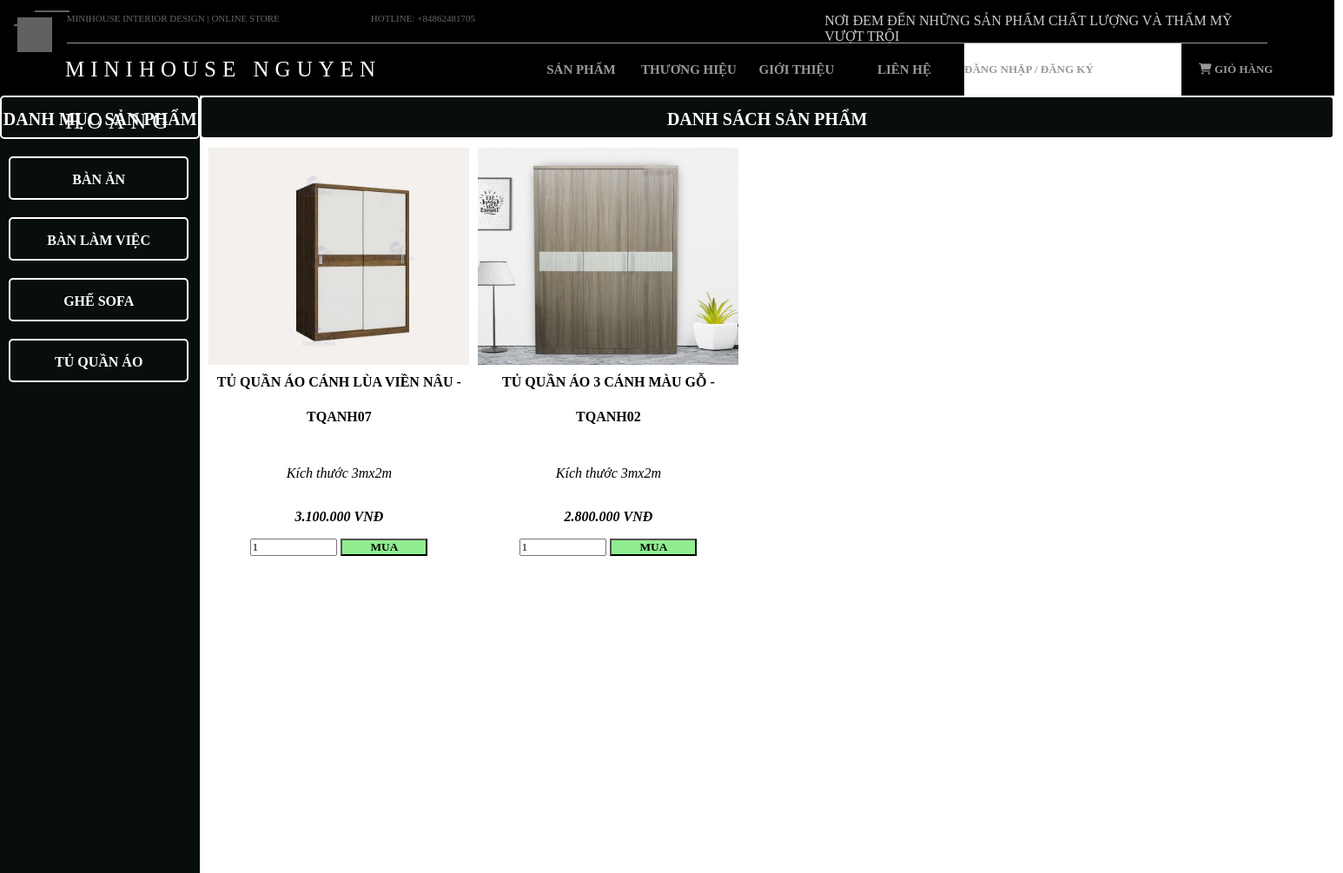
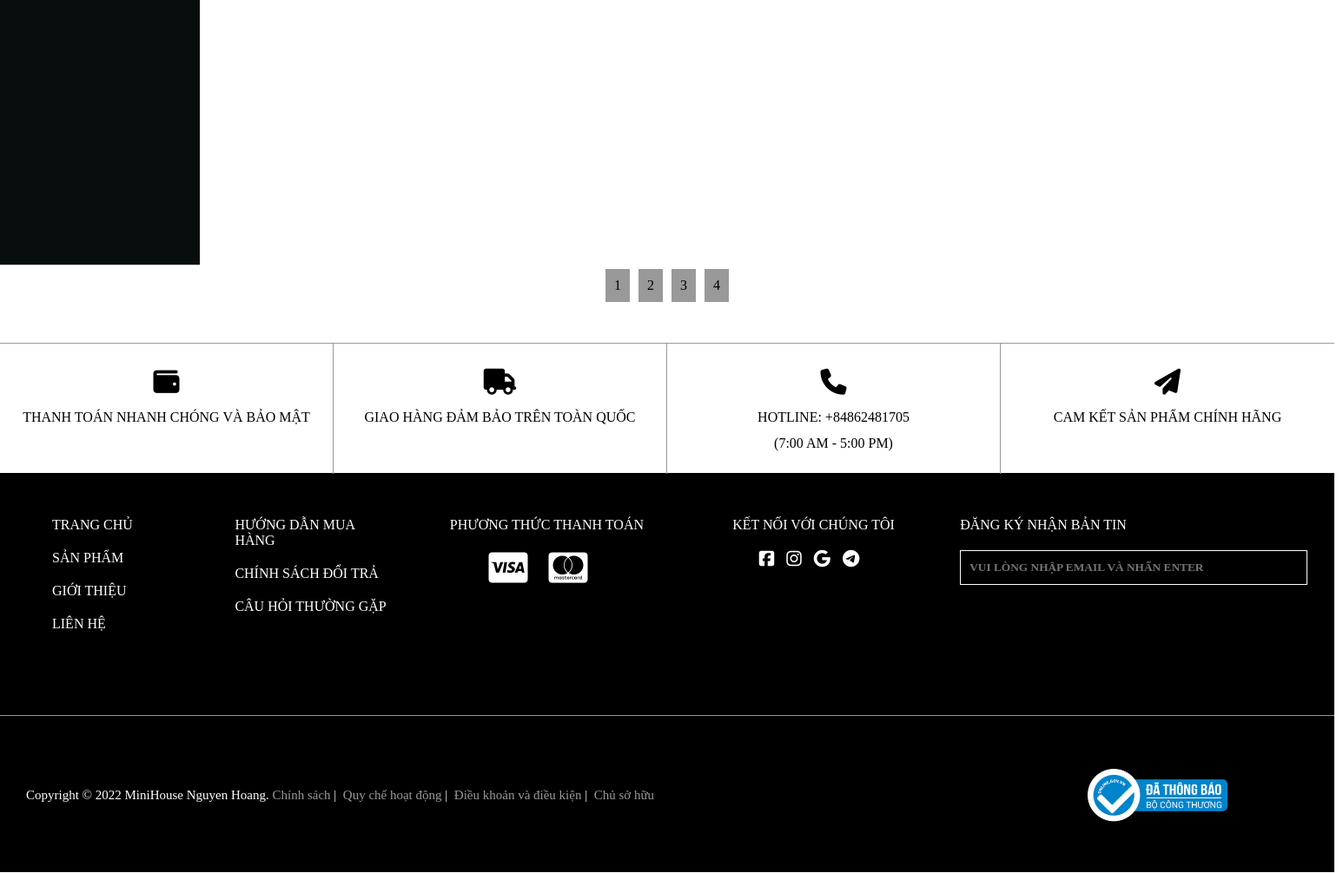
The page /Source/pd_main.php?page=4 on the database its author committed (2 pictures, top to bottom).
### tables this page shows
CREATE TABLE IF NOT EXISTS `danhmuc` (
  `madanhmuc` varchar(100) NOT NULL,
  `tendanhmuc` varchar(255) NOT NULL,
  PRIMARY KEY (`madanhmuc`)
);

CREATE TABLE IF NOT EXISTS `sanpham` (
  `masp` varchar(100) NOT NULL,
  `tensp` varchar(255) NOT NULL,
  `hinhanh` varchar(100) NOT NULL,
  `giatien` float NOT NULL,
  `mota` varchar(255) NOT NULL,
  `xuatxu` varchar(255) NOT NULL,
  `madm_fk` varchar(100) DEFAULT NULL,
  `manv_fk` varchar(100) DEFAULT NULL,
  `makho_fk` varchar(100) DEFAULT NULL,
  PRIMARY KEY (`masp`)
);

### controller/clsMain.php (the view, shortened to what this page needs)
<?php
    class Main {
        function connect(){
            $con = mysqli_connect("localhost", "nguyenhoang", "10897105", "minihouse-website");
            if(!$con){
                die("Không thể kết nối tới cơ sở dữ liệu!");
                exit();
            }
            else {
                mysqli_set_charset($con, "utf8");
                return $con;
            }
        }
        function loadCategory($sql){
            $link = $this->connect();
            $result = mysqli_query($link,$sql);
            $i = mysqli_num_rows($result);
            if($i>0){
                while($row=mysqli_fetch_array($result)){
                    $madm = $row['madanhmuc'];
                    $tendm = $row['tendanhmuc'];
                    echo '<div class="cate-list-item"><a style="color: #fff; text-decoration: none;" href="pd_main.php?madm='.$madm.'">'.$tendm.'</a></div>';
                }
            }
            else {
                echo 'Không có dữ liệu!';
            }
        }
        function loadProduct($sql){
            $link = $this->connect();
            $result = mysqli_query($link,$sql);
            $i = mysqli_num_rows($result);
            if($i>0){
                while($row=mysqli_fetch_array($result)){
                    $tensp = $row['tensp'];
                    $giatien = $row['giatien'];
                    $mota = $row['mota'];
                    $hinhanh = $row['hinhanh'];
                    echo '
                    <div class="pd-item">
                        <div class="pd-img"><img src="../img/img_products/'.$hinhanh.'" alt="" height="250px" width="300px"></div>
                        <div class="pd-name">'.$tensp.'</div>
                        <div class="pd-description">'.$mota.'</div>
                        <div class="pd-price">'.number_format($giatien,0," ",".").' VNĐ</div>
                        <div align="center">
                            <form action="cart.php" method="post">
                                <input type="hidden" name="pd_name" value="'.$tensp.'">
                                <input type="hidden" name="pd_img" value="'.$hinhanh.'">
                                <input type="hidden" name="pd_price" value="'.$giatien.'">
                                <input type="hidden" name="pd_description" value="'.$mota.'">
                                <input type="number" name="pd_quantity" style="width: 100px;" value="1">
                                <input type="submit" name="btn-buy" style="width: 100px; font-weight:bold;background-color:lightgreen;cursor:pointer;" value="MUA">
                                </form>
                        </div>
                    </div>';
                }
            }
            else {
                echo 'Không có dữ liệu!';
            }
        }
    }
?>

### css/pd_main.css (style rules this page uses)
:root { --background: #000; --color: #fff; --primary-font: Fira sans; }
* { box-sizing: border-box; padding: 0; margin: 0; font-family: Fira sans; }
.cate-list-item { width: 90%; height: 50px; border: 2px solid #fff; border-radius: 5px; line-height: 50px; margin-left: 10px; margin-top: 20px; }
.pd-item { width: 300px; height: 500px; margin-left: 10px; margin-top: 10px; float: left; }
.pd-img { width: 300px; height: 250px; }
.pd-name { width: 300px; height: 100px; text-align: center; line-height: 40px; font-weight: bold; }
.pd-description { width: 300px; height: 50px; text-align: center; font-style: italic; line-height: 50px; }
.pd-price { width: 300px; height: 50px; text-align: center; font-style: italic; line-height: 50px; font-weight: bold; }

### rows shown on the page
danhmuc: tendanhmuc "BÀN ĂN"
danhmuc: tendanhmuc "BÀN LÀM VIỆC"
danhmuc: tendanhmuc "GHẾ SOFA"
danhmuc: tendanhmuc "TỦ QUẦN ÁO"
sanpham: hinhanh (picture), tensp "TỦ QUẦN ÁO CÁNH LÙA VIỀN NÂU - TQANH07", mota "Kích thước 3mx2m", giatien "3.100.000"
sanpham: hinhanh (picture), tensp "TỦ QUẦN ÁO 3 CÁNH MÀU GỖ - TQANH02", mota "Kích thước 3mx2m", giatien "2.800.000"
